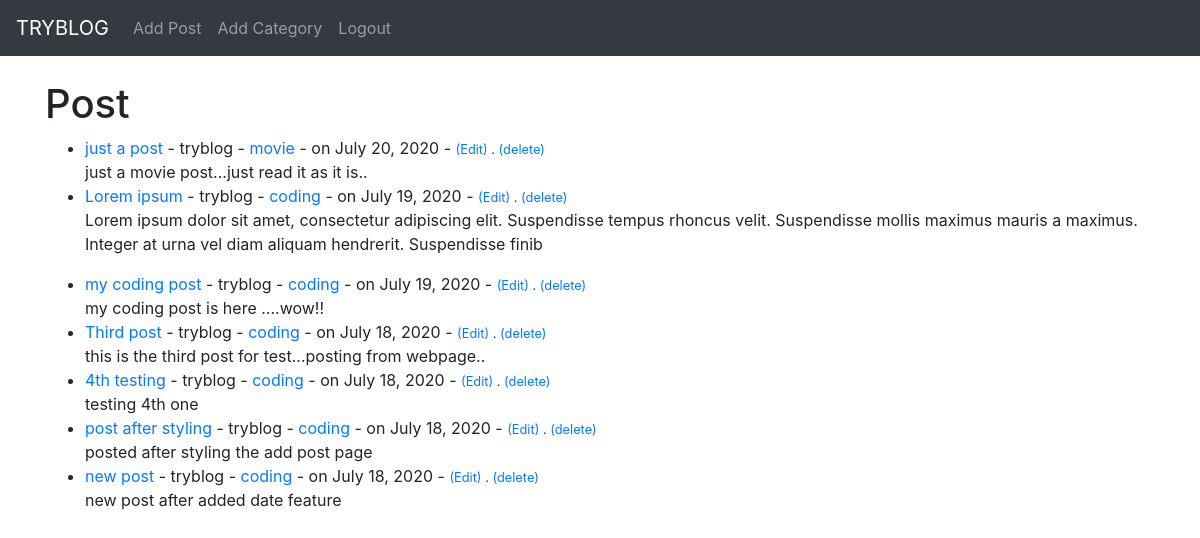
The app's page / (signed in) with its own data.
### myblog/models.py (models this page shows, shortened)
class Post(models.Model):
    title = models.CharField(max_length=255)
    title_tag = models.CharField(max_length=255)
    author = models.ForeignKey(User, on_delete=models.CASCADE)
    body = models.TextField()
    post_date = models.DateField(auto_now_add=True)
    category = models.CharField(max_length=255,default='coding')

### myblog/views.py (the view)
# urls.py: path('',HomeView.as_view(),name="home"),
class HomeView(ListView):
    model = Post
    template_name = 'home.html'
    ordering = ['-post_date']

### myblog/templates/home.html
{% extends 'base.html'%}
{% block content %}
<h1>Post</h1>
<ul>
{% for post in object_list %}
   <li><a href="{% url 'article-details' post.pk %}">
      {{post.title}}</a>
      - {{post.author}}
      - <a href="{% url 'category' post.category%}">{{post.category}}</a>
      - on {{ post.post_date }}
      {% if user.is_authenticated %}
      -
      <small>
         <a href="{% url 'update_post' post.pk %}">(Edit)</a> .
         <a href="{% url 'delete_post' post.pk %}">(delete)</a>
      </small><br/>
      {% endif %}
      {{post.body|slice:":200"|safe}}
   </li>
{% endfor %}
</ul>
{% endblock %}

### records on screen
Post: title "just a post", author "tryblog", category "movie", post_date "July 20, 2020", body "just a movie post...just read it as it is.."
Post: title "Lorem ipsum", author "tryblog", category "coding", post_date "July 19, 2020", body "Lorem ipsum dolor sit amet, consectetur adipiscing elit. Suspendisse tempus rhoncus velit. Suspendisse mollis maximus mauris a maximus. Integer at urna vel diam aliquam hendrerit. Suspendisse finib"
Post: title "my coding post", author "tryblog", category "coding", post_date "July 19, 2020", body "my coding post is here ....wow!!"
Post: title "Third post", author "tryblog", category "coding", post_date "July 18, 2020", body "this is the third post for test...posting from webpage.."
Post: title "4th testing", author "tryblog", category "coding", post_date "July 18, 2020", body "testing 4th one"
Post: title "post after styling", author "tryblog", category "coding", post_date "July 18, 2020", body "posted after styling the add post page"
Post: title "new post", author "tryblog", category "coding", post_date "July 18, 2020", body "new post after added date feature"
